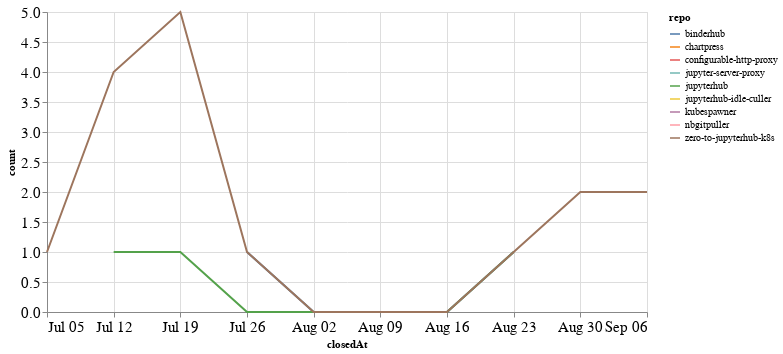

Here is the notebook cell this chart was saved with:
### Code cell
closed_by_time = closed_by.groupby('repo').resample('W', on='closedAt').count()['author'].reset_index()
closed_by_time = closed_by_time.rename(columns={'author': 'count'})

alt.Chart(closed_by_time, width=600).mark_line().encode(
    x='closedAt',
    y='count',
    color='repo',
    tooltip="repo"
)

### Figure 1 — Vega-Lite specification as saved in the notebook (floating-point values rounded to 4 significant figures)
{"config": {"axisLeft": {"labelFontSize": 15}, "axisBottom": {"labelFontSize": 15}}, "data": {"name": "data-230b5532aa97920082dc26c046b7a164"}, "mark": "line", "encoding": {"color": {"type": "nominal", "field": "repo"}, "tooltip": {"type": "nominal", "field": "repo"}, "x": {"type": "temporal", "field": "closedAt"}, "y": {"type": "quantitative", "field": "count"}}, "width": 600, "$schema": "https://vega.github.io/schema/vega-lite/v4.8.1.json", "datasets": {"data-230b5532aa97920082dc26c046b7a164": [{"repo": "binderhub", "closedAt": "2020-07-26T00:00:00", "count": 1}, {"repo": "binderhub", "closedAt": "2020-08-02T00:00:00", "count": 0}, {"repo": "binderhub", "closedAt": "2020-08-09T00:00:00", "count": 0}, {"repo": "binderhub", "closedAt": "2020-08-16T00:00:00", "count": 0}, {"repo": "binderhub", "closedAt": "2020-08-23T00:00:00", "count": 1}, {"repo": "chartpress", "closedAt": "2020-07-19T00:00:00", "count": 1}, {"repo": "configurable-http-proxy", "closedAt": "2020-08-30T00:00:00", "count": 1}, {"repo": "jupyter-server-proxy", "closedAt": "2020-08-02T00:00:00", "count": 1}, {"repo": "jupyterhub", "closedAt": "2020-07-12T00:00:00", "count": 1}, {"repo": "jupyterhub", "closedAt": "2020-07-19T00:00:00", "count": 1}, {"repo": "jupyterhub", "closedAt": "2020-07-26T00:00:00", "count": 0}, {"repo": "jupyterhub", "closedAt": "2020-08-02T00:00:00", "count": 0}, {"repo": "jupyterhub", "closedAt": "2020-08-09T00:00:00", "count": 0}, {"repo": "jupyterhub", "closedAt": "2020-08-16T00:00:00", "count": 0}, {"repo": "jupyterhub", "closedAt": "2020-08-23T00:00:00", "count": 1}, {"repo": "jupyterhub-idle-culler", "closedAt": "2020-08-23T00:00:00", "count": 1}, {"repo": "kubespawner", "closedAt": "2020-07-19T00:00:00", "count": 1}, {"repo": "nbgitpuller", "closedAt": "2020-08-02T00:00:00", "count": 4}, {"repo": "zero-to-jupyterhub-k8s", "closedAt": "2020-07-05T00:00:00", "count": 1}, {"repo": "zero-to-jupyterhub-k8s", "closedAt": "2020-07-12T00:00:00", "count": 4}, {"repo": "zero-to-jupyterhub-k8s", "closedAt": "2020-07-19T00:00:00", "count": 5}, {"repo": "zero-to-jupyterhub-k8s", "closedAt": "2020-07-26T00:00:00", "count": 1}, {"repo": "zero-to-jupyterhub-k8s", "closedAt": "2020-08-02T00:00:00", "count": 0}, {"repo": "zero-to-jupyterhub-k8s", "closedAt": "2020-08-09T00:00:00", "count": 0}, {"repo": "zero-to-jupyterhub-k8s", "closedAt": "2020-08-16T00:00:00", "count": 0}, {"repo": "zero-to-jupyterhub-k8s", "closedAt": "2020-08-23T00:00:00", "count": 1}, {"repo": "zero-to-jupyterhub-k8s", "closedAt": "2020-08-30T00:00:00", "count": 2}, {"repo": "zero-to-jupyterhub-k8s", "closedAt": "2020-09-06T00:00:00", "count": 2}]}}
